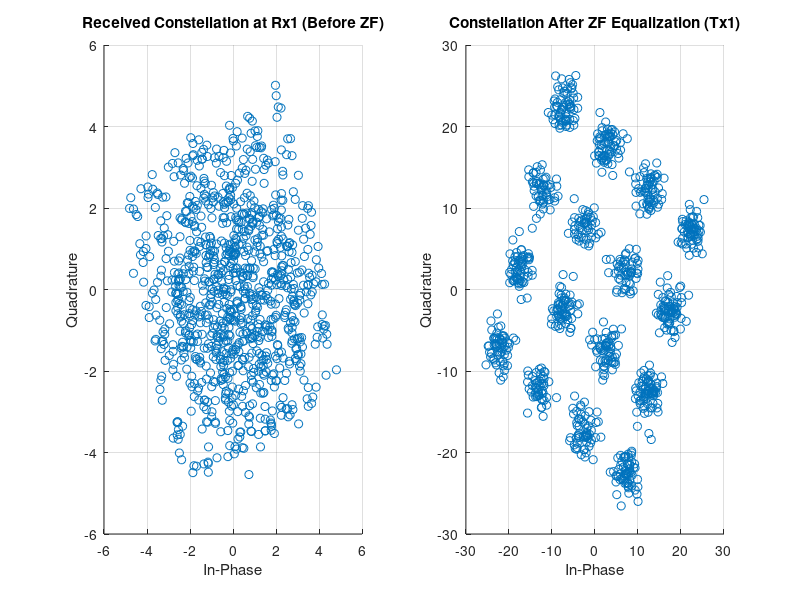

Reproduce this figure in MATLAB.
clc;
clear;
close all;

rng(100);
numSymbolsPerAntenna = 1000;
M = 16; %QAM order
SNRdB = 20;

symbolsTx1 = qammod(randi([0 M-1],numSymbolsPerAntenna,1),M);
symbolsTx2 = qammod(randi([0 M-1],numSymbolsPerAntenna,1),M);

% 2x2 MIMO channel , Rayleigh fading
H = (randn(2,2) + 1i * randn(2,2))/sqrt(2); %Random 2x2 channel

%Trasmnit signal through MIMO channel

symbolsRx1 = H(1,1) * symbolsTx1 + H(1,2) * symbolsTx2;
symbolsRx2 = H(1,2) * symbolsTx1 + H(2,2) * symbolsTx2;

% stack recieved signal

rxSignal = [symbolsRx1 , symbolsRx2].';

% Add reciever noise
rxSignalNoisy = awgn(rxSignal,SNRdB,"measured");

% ZF Equalisation in Time Domain

H_inv = pinv(H);
equalisedSignal = H_inv * rxSignalNoisy;

% DEmodulate Symbols
demodulatedSymbolsTx1 = qamdemod(equalisedSignal(1,:).',M);
demodulatedSymbolsTx2 = qamdemod(equalisedSignal(2,:).',M);

% Compute Symbol Error Rate

SER_tx1 = sum(demodulatedSymbolsTx1~=qamdemod(symbolsTx1,M))/numSymbolsPerAntenna;
SER_tx2 = sum(demodulatedSymbolsTx2~=qamdemod(symbolsTx2,M))/numSymbolsPerAntenna;

fprintf('Symbol Error Rate (SER) for Tx1 = %f\n', SER_tx1);
fprintf('Symbol Error Rate (SER) for Tx2 = %f\n', SER_tx2);

% Plot Constellations
figure;
subplot(1,2,1);
scatter(real(rxSignalNoisy(1,:)), imag(rxSignalNoisy(1,:)), 'r.');
title('Received Constellation at Rx1 (Before ZF)');
xlabel('In-Phase'); ylabel('Quadrature'); grid on;

subplot(1,2,2);
scatter(real(equalisedSignal(1,:)), imag(equalisedSignal(1,:)), 'b.');
title('Constellation After ZF Equalization (Tx1)');
xlabel('In-Phase'); ylabel('Quadrature'); grid on;

a=1;
